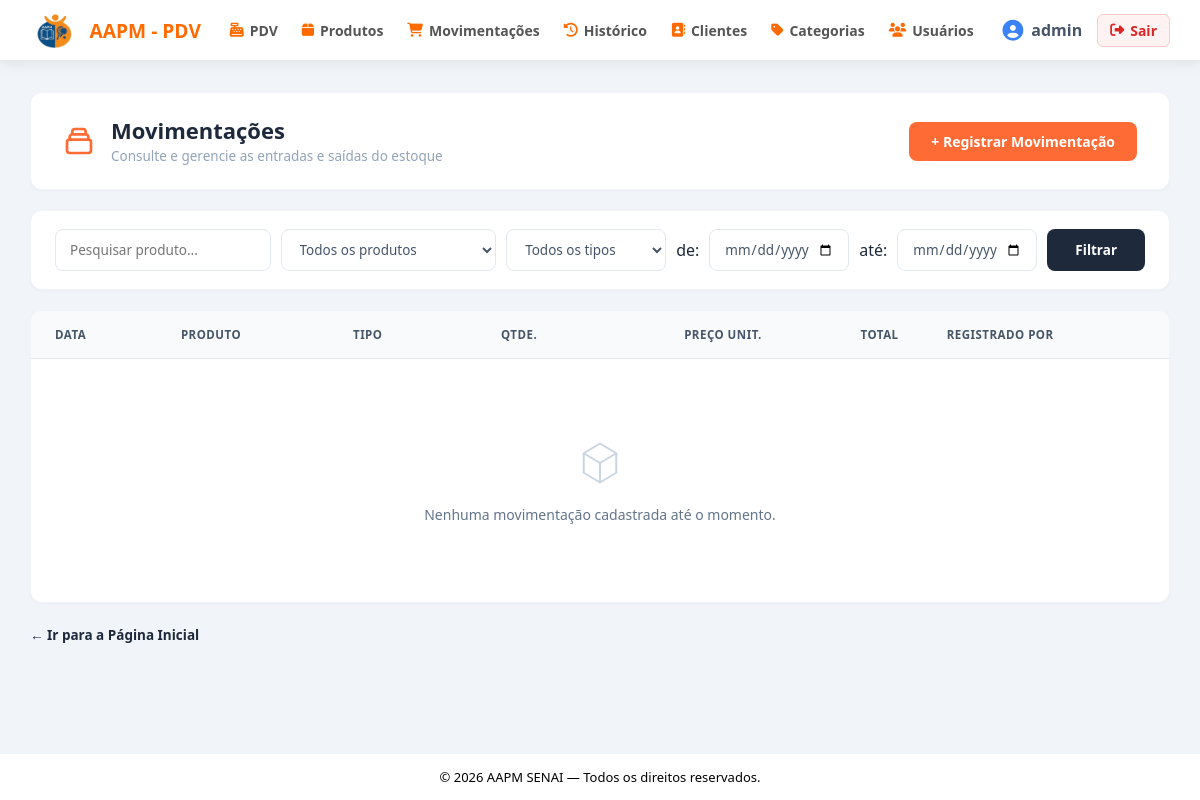
The page /movimentacoes/ (signed in) on the database as committed earlier.
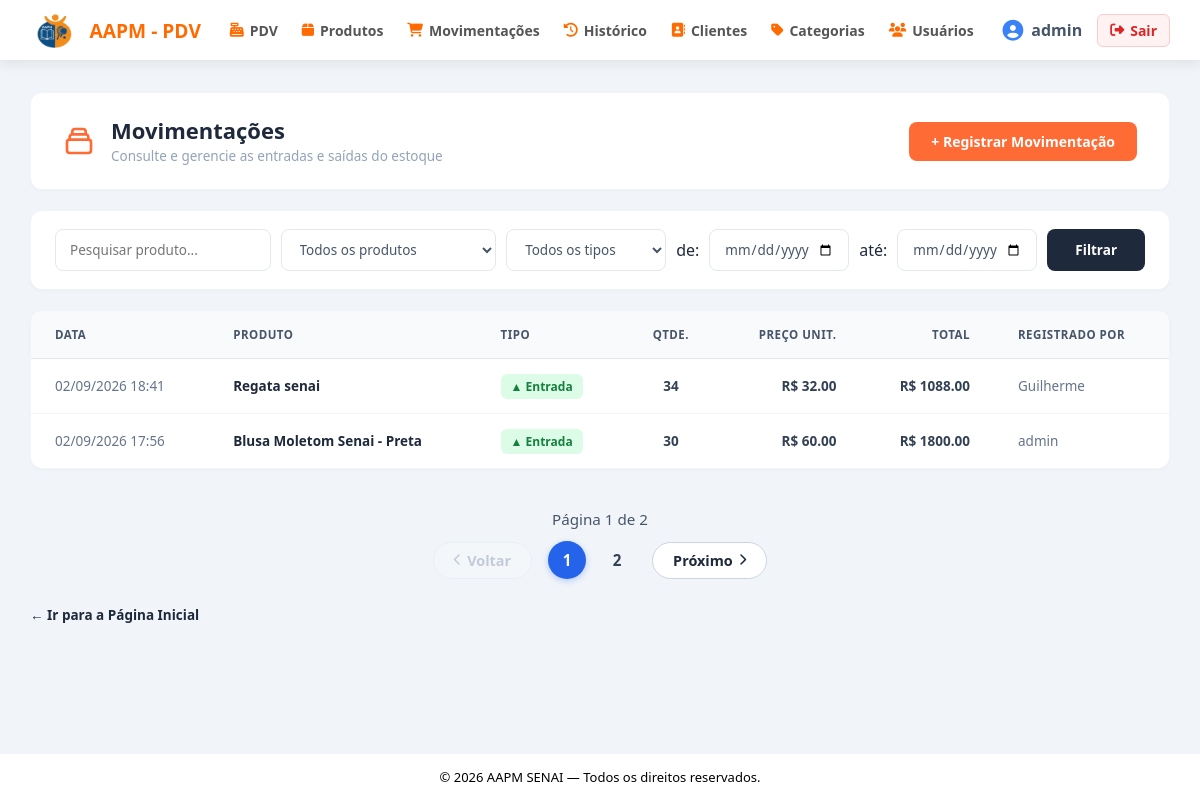
The same page on the database as committed later.
### app/models/movimentacao.py (models this page shows, shortened)
class Movimentacao(Base):
    __tablename__ = "movimentacoes"
    id         = Column(Integer, primary_key=True, index=True)
    tipo       = Column(
        Enum(TipoMovimentacao),
        nullable=False
    )
    quantidade = Column(Integer, nullable=False)
    preco_unitario = Column(Float, nullable=False, default=0.0)
    observacao = Column(String(255), nullable=True)
    criado_em  = Column(DateTime, server_default=func.now())
    produto_id = Column(
        Integer,
        ForeignKey("produtos.id", ondelete="CASCADE"),
        nullable=False
    )
    usuario_id = Column(
        Integer,
        ForeignKey("usuarios.id", ondelete="SET NULL"),
        nullable=True
    )
    produto = relationship("Produto", backref="movimentacoes")
    usuario = relationship("Usuario", backref="movimentacoes")

### app/models/produto.py (models this page shows, shortened)
class Produto(Base):
    __tablename__ = "produtos"
    id = Column(Integer, primary_key=True, autoincrement=True, index=True)
    nome = Column(String(150), nullable=False, index=True)
    preco = Column(Float, nullable=False, default=0.0)
    estoque_atual = Column(Integer, nullable=False, default=0)
    ativo = Column(Boolean, default=True)
    imagem_path = Column(String(255), nullable=True)
    categoria_id = Column(Integer, ForeignKey("categorias.id", ondelete="SET NULL"), nullable=True )
    categoria = relationship("Categoria", back_populates="produtos")

### app/models/usuarios.py (models this page shows)
class Usuario(Base):
    __tablename__ = "usuarios"
    id = Column(Integer, primary_key=True, autoincrement=True)
    nome = Column(String(100), nullable=False)
    email = Column(String(150), unique=True, nullable=False)
    senha_hash = Column(String(255), nullable=False)
    role = Column(String(20), nullable=False, default="operador")
    ativo = Column(Boolean, default=True)
    criando_em = Column(DateTime, server_default=func.now())

### app/controllers/movimentacao_controller.py (the view)
@router.get("/", response_class=HTMLResponse)
def listar_movimentacoes(
    request: Request,
    busca: str = "",          # barra de pesquisa por texto
    produto_id: int = 0,     # filtra por produto específico
    tipo: str = "",          # "entrada", "saida", etc.
    data_inicio: str = "",   # data inicial YYYY-MM-DD
    data_fim: str = "",      # data final YYYY-MM-DD
    db: Session = Depends(get_db),
    admin = Depends(get_admin),  # Apenas admins podem ver o histórico completo
    pagina: int = 1,
    por_pagina: int = 2,
):
    query = db.query(Movimentacao).join(Produto).order_by(Movimentacao.criado_em.desc())
    if busca.strip():
        termo = f"%{busca.strip()}%"
        query = query.filter(Produto.nome.ilike(termo))
    if produto_id:
        query = query.filter(Movimentacao.produto_id == produto_id)
    if tipo in ("entrada", "saida", "cancelamento", "ajuste"):
        query = query.filter(Movimentacao.tipo == tipo)
    if data_inicio.strip():
        query = query.filter(Movimentacao.criado_em >= f"{data_inicio.strip()} 00:00:00")
    if data_fim.strip():
        query = query.filter(Movimentacao.criado_em <= f"{data_fim.strip()} 23:59:59")
    total_movimentacoes = query.count()
    pagina = max(pagina, 1)
    por_pagina = max(por_pagina, 1)
    total_paginas = math.ceil(total_movimentacoes / por_pagina) if total_movimentacoes else 1
    if pagina > total_paginas:
        pagina = total_paginas
    offset = (pagina - 1) * por_pagina
    movimentacoes = query.offset(offset).limit(por_pagina).all()
    produtos = db.query(Produto).filter(Produto.ativo == True).all()
    intervalo_paginas = gerar_intervalo_paginas(pagina, total_paginas)
    return templates.TemplateResponse(
        request,
        "movimentacoes/index.html",
        {
            "request":             request,
            "usuario":             admin,
            "movimentacoes":       movimentacoes,
            "produtos":            produtos,
            "busca":               busca,
            "produto_id":          produto_id,
            "tipo":                tipo,
            "data_inicio":         data_inicio,
            "data_fim":            data_fim,
            "pagina":              pagina,
            "por_pagina":          por_pagina,
            "total_paginas":       total_paginas,
            "total_movimentacoes": total_movimentacoes,
            "intervalo_paginas":   intervalo_paginas,
        }
    )

### app/templates/movimentacoes/index.html (shortened to what the changed rows need)
{% extends "base.html" %}
{% block content %}
<link rel="stylesheet" href="{{ url_for('static', path='CSS/movimentacoes.css') }}">
<div class="movimentacoes-wrapper">
    <div class="mov-header-card">
        <div class="mov-header-left">
            <div>
                <h1 class="mov-header-title">Movimentações</h1>
            </div>
        </div>
    </div>
    <div class="mov-table-card">
        <table class="mov-table">
            <thead>
                <tr>
                    <th>DATA</th>
                    <th>PRODUTO</th>
                    <th>TIPO</th>
                    <th style="text-align: center;">QTDE.</th>
                    <th style="text-align: right;">PREÇO UNIT.</th>
                    <th style="text-align: right;">TOTAL</th>
                    <th>REGISTRADO POR</th>
                </tr>
            </thead>
            <tbody>
                {% for m in movimentacoes %}
                <tr>
                    <td style="color: #64748b;">
                        {% if m.criado_em %}
                            {{ m.criado_em.strftime('%d/%m/%Y %H:%M') if m.criado_em.strftime is defined else (m.criado_em|string)[:16] }}
                        {% else %}
                            —
                        {% endif %}
                    </td>
                    <td>
                        <a href="/produtos/{{ m.produto_id }}"
                            style="color: #1e293b; font-weight: 600; text-decoration: none;">
                            {{ m.produto.nome }}
                        </a>
                    </td>
                    <td>
                        {% if m.tipo.value == 'entrada' or m.tipo == 'entrada' %}
                        <span class="mov-badge-entrada">▲ Entrada</span>
                        {% else %}
                        <span class="mov-badge-saida">▼ Saída</span>
                        {% endif %}
                    </td>
                    <td style="text-align: center; font-weight: 600;">{{ m.quantidade }}</td>
                    <td style="text-align: right; font-weight: 600;">R$ {{ "%.2f"|format(m.preco_unitario) }}</td>
                    <td style="text-align: right; font-weight: 600;">R$ {{ "%.2f"|format(m.valor_total) }}</td>
                    <td style="color: #64748b;">{{ m.usuario.nome if m.usuario else "—" }}</td>
                </tr>
                {% endfor %}
                {% if not movimentacoes %}
                <tr>
                    <td colspan="7">
                        <div class="mov-empty-state">
                            <p style="margin: 0; font-size: 14px; color: #64748b;">Nenhuma movimentação cadastrada até o
                                momento.</p>
                        </div>
                    </td>
                </tr>
                {% endif %}
            </tbody>
        </table>
    </div>
{% if total_paginas > 1 %}
<div class="pagination-wrapper">
    <div class="pagination-subtitle">
        Página {{ pagina }} de {{ total_paginas }}
    </div>
    <div class="pagination-container">
        {% if pagina > 1 %}
        <a href="/movimentacoes?pagina={{ pagina - 1 }}&por_pagina={{ por_pagina }}&busca={{ busca or '' }}&produto_id={{ produto_id }}&tipo={{ tipo }}&data_inicio={{ data_inicio or '' }}&data_fim={{ data_fim or '' }}"
           class="btn-page-pill">
            <i class="fa-solid fa-chevron-left icon-sm"></i>
            Voltar
        </a>
        {% else %}
        <span class="btn-page-pill disabled">
            <i class="fa-solid fa-chevron-left icon-sm"></i>
            Voltar
        </span>
        {% endif %}
        <div class="pagination-numbers">
            {% for item in intervalo_paginas %}
                {% if item == "..." %}
                    <span class="page-dots">...</span>
                {% elif item == pagina %}
                    <span class="page-num active">
                        {{ item }}
                    </span>
                {% else %}
                    <a href="/movimentacoes?pagina={{ item }}&por_pagina={{ por_pagina }}&busca={{ busca or '' }}&produto_id={{ produto_id }}&tipo={{ tipo }}&data_inicio={{ data_inicio or '' }}&data_fim={{ data_fim or '' }}"
                       class="page-num">
                        {{ item }}
                    </a>
                {% endif %}
            {% endfor %}
        </div>
        {% if pagina < total_paginas %}
        <a href="/movimentacoes?pagina={{ pagina + 1 }}&por_pagina={{ por_pagina }}&busca={{ busca or '' }}&produto_id={{ produto_id }}&tipo={{ tipo }}&data_inicio={{ data_inicio or '' }}&data_fim={{ data_fim or '' }}"
           class="btn-page-pill">
            Próximo
            <i class="fa-solid fa-chevron-right icon-sm"></i>
        </a>
        {% else %}
        <span class="btn-page-pill disabled">
            Próximo
            <i class="fa-solid fa-chevron-right icon-sm"></i>
        </span>
        {% endif %}
    </div>
</div>
{% endif %}
</div>
{% endblock %}

Rows that differ between the two databases and show on the page:
added Movimentacao: criado_em "02/09/2026 18:41", produto.nome "Regata senai", tipo "▲ Entrada", quantidade "34", preco_unitario "32.00", valor_total "1088.00", usuario "Guilherme"
added Movimentacao: criado_em "02/09/2026 17:56", produto.nome "Blusa Moletom Senai - Preta", tipo "▲ Entrada", quantidade "30", preco_unitario "60.00", valor_total "1800.00", usuario "admin"
Other text that changed with them:
{{ pagina }}: (not shown) → "1"
{{ total_paginas }}: (not shown) → "2"
text no longer shown: "Nenhuma movimentação cadastrada até o momento."
text now shown: "Página de Voltar Próximo"
new list line: "1"
new list line: "2"
